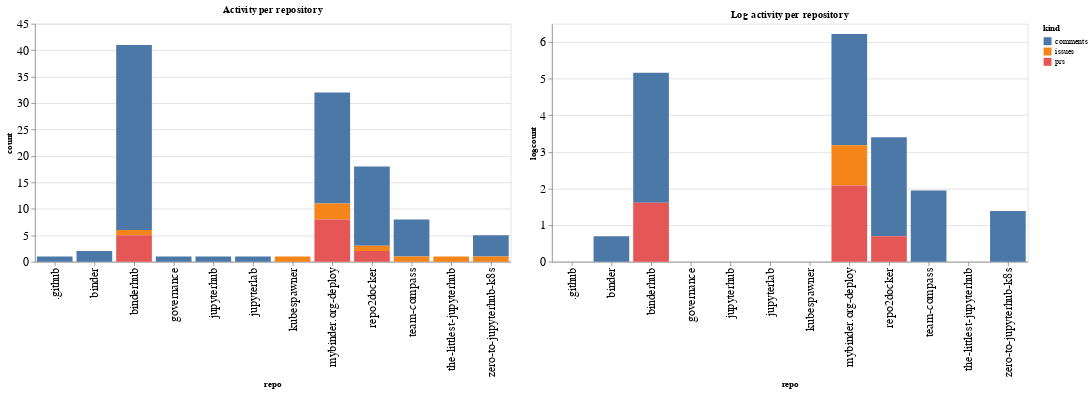

Notebook cell for this chart:
### Code cell
ch1 = alt.Chart(repo_summaries, width=600, title="Activity per repository").mark_bar().encode(
    x='repo',
    y='count',
    color='kind',
    tooltip="kind"
)

ch2 = alt.Chart(repo_summaries, width=600, title="Log activity per repository").mark_bar().encode(
    x='repo',
    y='logcount',
    color='kind',
    tooltip="kind"
)

ch1 | ch2

### Figure 1 — Vega-Lite specification as saved in the notebook (floating-point values rounded to 4 significant figures)
{"config": {"axisLeft": {"labelFontSize": 15}, "axisBottom": {"labelFontSize": 15}}, "hconcat": [{"mark": "bar", "encoding": {"color": {"type": "nominal", "field": "kind"}, "tooltip": {"type": "nominal", "field": "kind"}, "x": {"type": "nominal", "field": "repo"}, "y": {"type": "quantitative", "field": "count"}}, "title": "Activity per repository", "width": 600}, {"mark": "bar", "encoding": {"color": {"type": "nominal", "field": "kind"}, "tooltip": {"type": "nominal", "field": "kind"}, "x": {"type": "nominal", "field": "repo"}, "y": {"type": "quantitative", "field": "logcount"}}, "title": "Log activity per repository", "width": 600}], "data": {"name": "data-6d0faa15348157c58e87e89fe84c0871"}, "$schema": "https://vega.github.io/schema/vega-lite/v4.8.1.json", "datasets": {"data-6d0faa15348157c58e87e89fe84c0871": [{"repo": ".github", "kind": "comments", "count": 1, "logcount": 0.0}, {"repo": "binder", "kind": "comments", "count": 2, "logcount": 0.6931}, {"repo": "binderhub", "kind": "comments", "count": 35, "logcount": 3.555}, {"repo": "binderhub", "kind": "issues", "count": 1, "logcount": 0.0}, {"repo": "binderhub", "kind": "prs", "count": 5, "logcount": 1.609}, {"repo": "governance", "kind": "comments", "count": 1, "logcount": 0.0}, {"repo": "jupyterhub", "kind": "comments", "count": 1, "logcount": 0.0}, {"repo": "jupyterlab", "kind": "comments", "count": 1, "logcount": 0.0}, {"repo": "kubespawner", "kind": "issues", "count": 1, "logcount": 0.0}, {"repo": "mybinder.org-deploy", "kind": "comments", "count": 21, "logcount": 3.045}, {"repo": "mybinder.org-deploy", "kind": "issues", "count": 3, "logcount": 1.099}, {"repo": "mybinder.org-deploy", "kind": "prs", "count": 8, "logcount": 2.079}, {"repo": "repo2docker", "kind": "comments", "count": 15, "logcount": 2.708}, {"repo": "repo2docker", "kind": "issues", "count": 1, "logcount": 0.0}, {"repo": "repo2docker", "kind": "prs", "count": 2, "logcount": 0.6931}, {"repo": "team-compass", "kind": "comments", "count": 7, "logcount": 1.946}, {"repo": "team-compass", "kind": "issues", "count": 1, "logcount": 0.0}, {"repo": "the-littlest-jupyterhub", "kind": "issues", "count": 1, "logcount": 0.0}, {"repo": "zero-to-jupyterhub-k8s", "kind": "comments", "count": 4, "logcount": 1.386}, {"repo": "zero-to-jupyterhub-k8s", "kind": "issues", "count": 1, "logcount": 0.0}]}}
